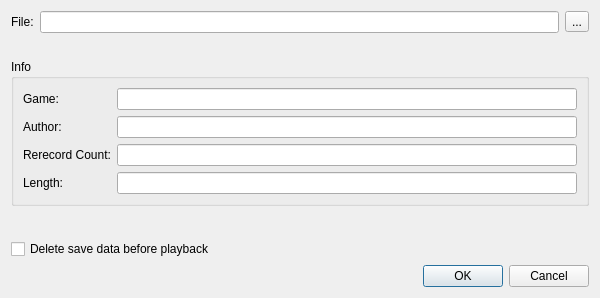
<?xml version="1.0" encoding="UTF-8"?>
<ui version="4.0">
 <class>MoviePlayDialog</class>
 <widget class="QDialog" name="MoviePlayDialog">
  <property name="geometry">
   <rect>
    <x>0</x>
    <y>0</y>
    <width>600</width>
    <height>100</height>
   </rect>
  </property>
  <property name="windowTitle">
   <string>Play Movie</string>
  </property>
  <layout class="QVBoxLayout">
   <item>
    <layout class="QHBoxLayout">
     <item>
      <widget class="QLabel">
       <property name="text">
        <string>File:</string>
       </property>
      </widget>
     </item>
     <item>
      <widget class="QLineEdit" name="filePath"/>
     </item>
     <item>
      <widget class="QToolButton" name="filePathButton">
       <property name="text">
        <string>...</string>
       </property>
      </widget>
     </item>
    </layout>
   </item>
   <item>
    <widget class="QLabel" name="note1Label">
     <property name="visible">
      <bool>false</bool>
     </property>
    </widget>
   </item>
   <item>
    <widget class="QGroupBox" name="infoGroupBox">
     <property name="title">
      <string>Info</string>
     </property>
     <property name="visible">
      <bool>false</bool>
     </property>
     <layout class="QFormLayout">
      <item row="0" column="0">
       <widget class="QLabel">
        <property name="text">
         <string>Game:</string>
        </property>
       </widget>
      </item>
      <item row="0" column="1">
       <widget class="QLineEdit" name="gameLineEdit">
        <property name="readOnly">
         <bool>true</bool>
        </property>
       </widget>
      </item>
      <item row="1" column="0">
       <widget class="QLabel">
        <property name="text">
         <string>Author:</string>
        </property>
       </widget>
      </item>
      <item row="1" column="1">
       <widget class="QLineEdit" name="authorLineEdit">
        <property name="readOnly">
         <bool>true</bool>
        </property>
       </widget>
      </item>
      <item row="2" column="0">
       <widget class="QLabel" name="rerecordCountLabel">
        <property name="text">
         <string>Rerecord Count:</string>
        </property>
       </widget>
      </item>
      <item row="2" column="1">
       <widget class="QLineEdit" name="rerecordCountLineEdit">
        <property name="readOnly">
         <bool>true</bool>
        </property>
       </widget>
      </item>
      <item row="3" column="0">
       <widget class="QLabel" name="lengthLabel">
        <property name="text">
         <string>Length:</string>
        </property>
       </widget>
      </item>
      <item row="3" column="1">
       <widget class="QLineEdit" name="lengthLineEdit">
        <property name="readOnly">
         <bool>true</bool>
        </property>
       </widget>
      </item>
     </layout>
    </widget>
   </item>
   <item>
    <spacer>
     <property name="orientation">
      <enum>Qt::Vertical</enum>
     </property>
    </spacer>
   </item>
   <item>
    <widget class="QLabel" name="note2Label">
     <property name="visible">
      <bool>false</bool>
     </property>
    </widget>
   </item>
   <item>
    <widget class="QCheckBox" name="deleteSaveDataCheckBox">
     <property name="text">
      <string>Delete save data before playback</string>
     </property>
     <property name="toolTip">
      <string>Deletes the target game's save data before starting movie playback, for a clean/deterministic start. This setting is remembered for next time.</string>
     </property>
    </widget>
   </item>
   <item>
    <widget class="QDialogButtonBox" name="buttonBox">
     <property name="standardButtons">
      <set>QDialogButtonBox::Cancel|QDialogButtonBox::Ok</set>
     </property>
    </widget>
   </item>
  </layout>
 </widget>
</ui>
